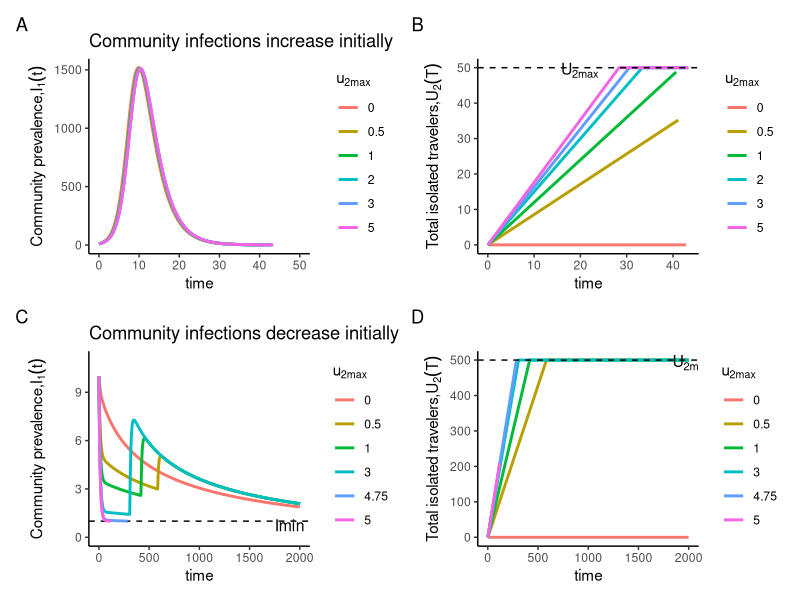
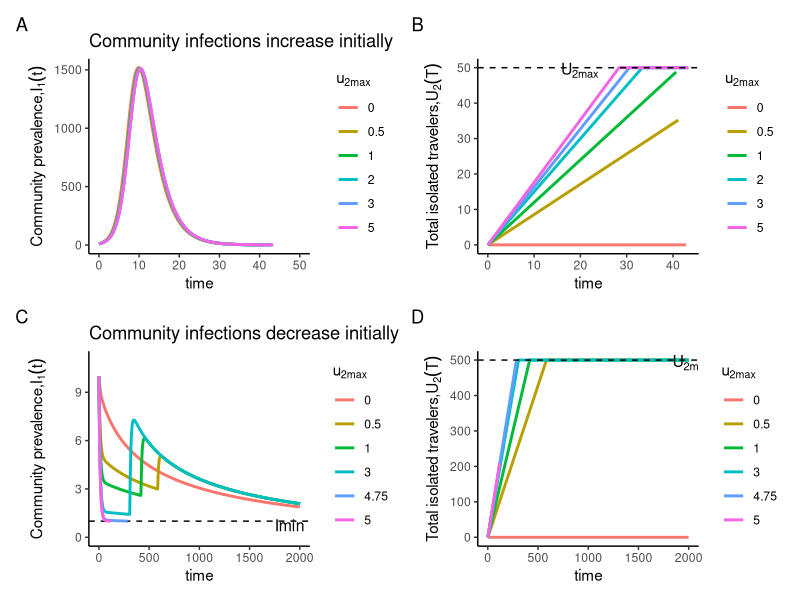

Source code (R) for these figures, in order:
## ---- chunk 1


require(deSolve)
require(ggplot2)
require(patchwork)
require(ggpubr)

cols <- c("#999999", "#E69F00", "#56B4E9", "#009E73", "#F0E442", "#0072B2", "#D55E00", "#CC79A7", "#66CC99")

##### Parameters
c <- 1
U2max1 <- 50
U2max <- U2max1
beta <- 0.0002
theta <- 2
mu <- 0.334
T <- 1000
tstart1 <- 0
toff1 <- 100
Imin <- 1


# This is designed to trigger termination of the simulation when I1 < 1
rootfun <- function(t, y, parameters){
  I1 = y[2]
  y1 = Imin - I1
  return(y1)
}

SI <- function(t, y, parameters) {
  S <- y[1]
  I1 <- y[2]
  I2 <- y[3]
  U2 <- y[4]
  u2<-u2max
    if(U2 > U2max){
    u2 = 0
  }
  
  dS = - beta*S*(I1 + c*I2) 
  dI1 = beta*S*(I1 + c*I2) - mu*I1
  dI2 = theta - 2*mu*I2 - u2*I2
  dU2 = u2*I2
  return(list(c(dS,dI1,dI2,dU2)))
  
}

# Simulation for different values of u2max
u2maxvec <- c(0, 0.5, 1,2,3,5)

DataProb <- NULL
for (u2max in u2maxvec) {
  parameters <- list(u2max = u2max)
  
  out1 <- ode(y = c(S = 5000, I1 = 10, I2 = theta/((2*mu) + u2max), U2 = 0), parms = parameters, times = seq(0,T,.05), func = SI, events = list(func = NULL, root = TRUE, terminalroot = 1), rootfun=rootfun)
  
  
  
  out1 <- data.frame(out1)
  J1 <- cumsum(beta * out1$S * (out1$I1 + c * out1$I2) * diff(c(0, out1$time)))
  u <- rep(0, length(J1))
  u[which(diff(c(out1$U2[1], out1$U2)) * diff(c(0, out1$time)) > 0.001)] <- max(c(out1$I2, out1$iso))
  
  DataProb <- rbind(DataProb, data.frame(out1, u = u, j = J1, u2max = u2max))
}


# run again with low beta
beta <- beta/4
U2max <- 500
T<-2000
u2maxvec = c(0,.5,1, 3, 4.75,5)

DataProb2 <- NULL
for (u2max in u2maxvec) {
  parameters <- list(u2max = u2max)
  
  out1 <- ode(y = c(S = 5000, I1 = 10, I2 = theta/((2*mu) + u2max), U2 = 0), parms = parameters, times = seq(0,T,.05), func = SI, events = list(func = NULL, root = TRUE, terminalroot = 1), rootfun=rootfun)
  
  
  
  out1 <- data.frame(out1)
  J1 <- cumsum(beta * out1$S * (out1$I1 + c * out1$I2) * diff(c(0, out1$time)))
  u <- rep(0, length(J1))
  u[which(diff(c(out1$U2[1], out1$U2)) * diff(c(0, out1$time)) > 0.001)] <- max(c(out1$I2, out1$iso))
  
  DataProb2 <- rbind(DataProb2, data.frame(out1, u = u, j = J1, u2max = u2max))
}


# Plotting
g.tr <- ggplot(DataProb, aes(x = time, y = I1, color = factor(u2max))) +
  geom_line(size = 1) +
  ggtitle("Community infections increase initially") + ylab(expression(paste("Community prevalence,", I[1](t)))) + xlim(0, 50) + 
  theme_classic() +
  scale_color_discrete(name = expression(paste(u[2][max]))) 
  #scale_y_continuous(breaks = seq(min(out1$I1)*0, max(out1$I1), by = 200)) +
  #scale_x_continuous(breaks = seq(min(out1$time), max(out1$time), by = 5))
  #+theme(
  #plot.title = element_text(size = 20),       # Title size
  #axis.title = element_text(size = 30),       # Axis title size
  #axis.text = element_text(size = 30),        # Axis text size
  #legend.title = element_text(size = 25),     # Legend title size
  #legend.text = element_text(size = 25) )      # Legend text size

g.tr.2 <- ggplot(DataProb2, aes(x = time, y = I1, color = factor(u2max))) +
  geom_hline(aes(yintercept = Imin), color = "black", linetype = "dashed")+
  geom_line(size = 1) +
  ggtitle("Community infections decrease initially") + ylab(expression(paste("Community prevalence,", I[1](t)))) + 
  theme_classic() +
  ylim(c(0,11))+
  annotate("text", x = 0.95*T, y = 0.75*Imin, label = "Imin", color = "black", size = 4)+
  scale_color_discrete(name = expression(paste(u[2][max]))) 
  #scale_y_continuous(breaks = seq(min(out1$I1)*0, max(out1$I1), by = 200)) +
  #scale_x_continuous(breaks = seq(min(out1$time), max(out1$time), by = 5))

g.U2 <- ggplot(DataProb, aes(x = time, y = U2, color = factor(u2max))) +
  geom_line(size = 1) +
  geom_hline(aes(yintercept = U2max1), color = "black", linetype = "dashed")  +
  annotate("text", x = 15, y = 0.9*U2max1, label = expression(paste(U[2][max])), hjust = -0.1, vjust = -0.5, color = "black", size = 4) +
  ggtitle(" ") + ylab(expression(paste("Total isolated travelers,", U[2](T))))  + theme_classic() +
  scale_color_discrete(name = expression(paste(u[2][max]))) 
  #scale_y_continuous(breaks = seq(min(DataProb$U2), max(DataProb$U2), by = 5)) +
  #scale_x_continuous(breaks = seq(min(out1$time), max(out1$time), by = 5))
  #+theme(
  #plot.title = element_text(size = 20),       # Title size
  #axis.title = element_text(size = 30),       # Axis title size
  #axis.text = element_text(size = 30),        # Axis text size
  #legend.title = element_text(size = 25),     # Legend title size
  #legend.text = element_text(size = 25) )      # Legend text size

g.U2.2 <- ggplot(DataProb2, aes(x = time, y = U2, color = factor(u2max))) +
  geom_line(size = 1) +
  geom_hline(aes(yintercept = U2max), color = "black", linetype = "dashed")  +
  annotate("text", x = 0.9*T, y = 0.9*U2max, label = expression(paste(U[2][max])), hjust = -0.1, vjust = -0.5, color = "black", size = 4) +
  ggtitle(" ") + ylab(expression(paste("Total isolated travelers,", U[2](T))))  + theme_classic() +
  scale_color_discrete(name = expression(paste(u[2][max]))) 
  #scale_y_continuous(breaks = seq(min(DataProb$U2), max(DataProb$U2), by = 5)) +
  #scale_x_continuous(breaks = seq(min(out1$time), max(out1$time), by = 5))

## ---- chunk 2
chap2.prob3 <- g.tr+g.U2+g.tr.2+g.U2.2 + plot_annotation(tag_levels = "A")
#& theme(plot.tag = element_text(size = 1))

chap2.prob3
ggsave("~/Desktop/Work/Students/MSc/Adu-Boahen/Thesis_2024-Updates/Amys codes/figures/chap2.prob3.png", width = 25, height = 20, units = "cm")

max(DataProb$time[which(DataProb$u2max==0)])
max(DataProb$time[which(DataProb$u2max==0.5)])
max(DataProb$time[which(DataProb$u2max==1)])
max(DataProb$time[which(DataProb$u2max==2)])
max(DataProb$time[which(DataProb$u2max==3)])
max(DataProb$time[which(DataProb$u2max==5)])

max(DataProb2$time[which(DataProb2$u2max==0)])
max(DataProb2$time[which(DataProb2$u2max==0.5)])
max(DataProb2$time[which(DataProb2$u2max==1)])
max(DataProb2$time[which(DataProb2$u2max==3)])
max(DataProb2$time[which(DataProb2$u2max==4.75)])
max(DataProb2$time[which(DataProb2$u2max==5)])
